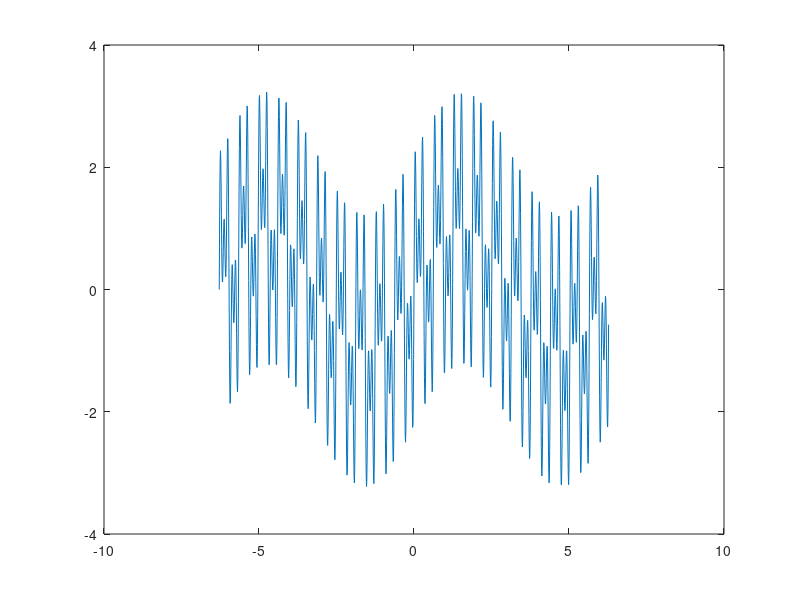
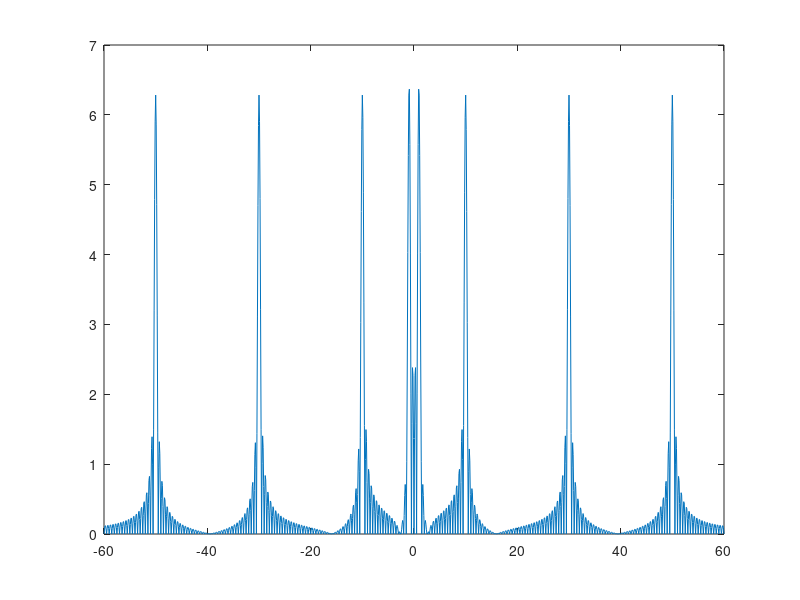
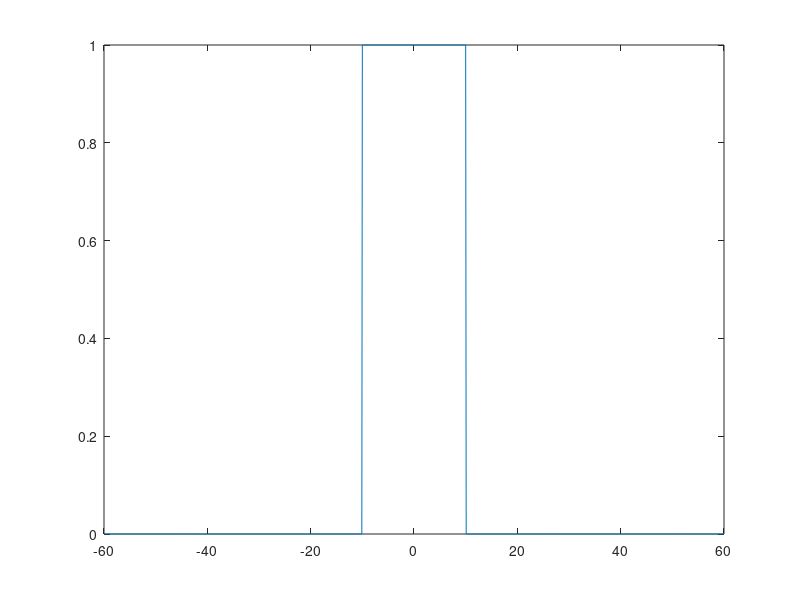
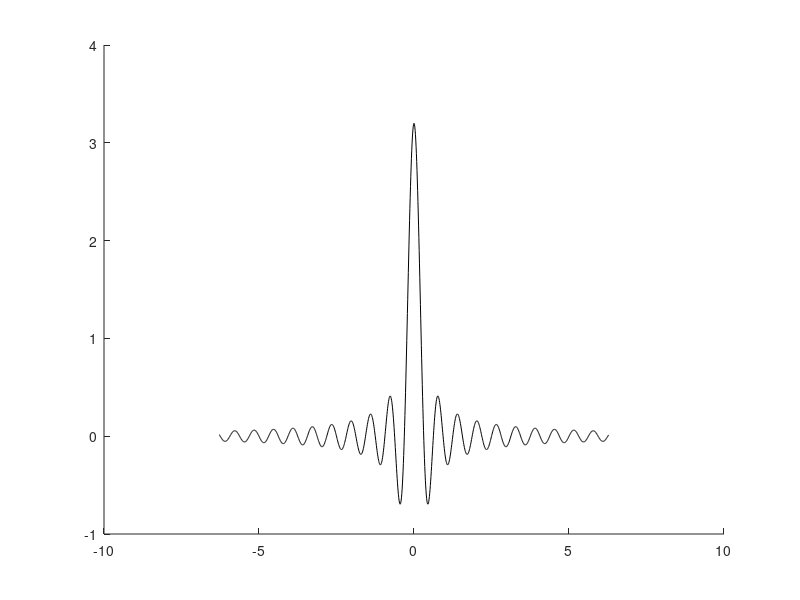

MATLAB code for these plots, in order:
clc
clear all
close all

t0=-2*pi;
tf=2*pi;
dt=0.01;

t=t0:dt:tf;

x1t=sin(t);
x2t=sin(10*t);
x3t=sin(30*t);
x4t=sin(50*t);

xt=x1t+x2t+x3t+x4t;

plot(t,xt)

w0=-60;
wf=-w0;
dw=0.1;

w=w0:dw:wf;

for l=1:length(w)
    xw(l)=sum((xt.*exp(-1j.*w(l)*t)).*dt);
end

figure, plot(w,abs(xw))

for l=1:length(w)
    
    if w(l)>=-10 && w(l)<=10
        filtro(l)=1;
    else
        filtro(l)=0;
    end
    
end

figure, plot(w,abs(filtro))
filtrada=xw.*filtro;

for l=1:length(t)
    xtr(l)=(1/(2*pi)).*sum(filtro.*exp(1j.*w.*t(l)).*dw);
end

figure,
hold on
%plot(t,x3t+x4t)
plot(t,xtr,'k')
hold off